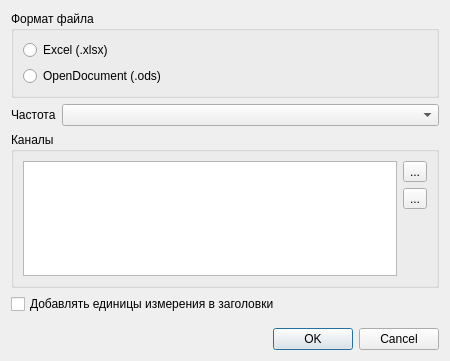
<?xml version="1.0" encoding="UTF-8"?>
<ui version="4.0">
 <class>ArchiveTableExportDialog</class>
 <widget class="QDialog" name="ArchiveTableExportDialog">
  <property name="geometry">
   <rect>
    <x>0</x>
    <y>0</y>
    <width>450</width>
    <height>361</height>
   </rect>
  </property>
  <property name="minimumSize">
   <size>
    <width>450</width>
    <height>0</height>
   </size>
  </property>
  <property name="windowTitle">
   <string>Экспорт таблицы</string>
  </property>
  <layout class="QVBoxLayout" name="verticalLayout">
   <item>
    <widget class="QGroupBox" name="formatGroupBox">
     <property name="title">
      <string>Формат файла</string>
     </property>
     <layout class="QVBoxLayout" name="verticalLayout_3">
      <item>
       <widget class="QRadioButton" name="xlsxRadioButton">
        <property name="text">
         <string>Excel (.xlsx)</string>
        </property>
       </widget>
      </item>
      <item>
       <widget class="QRadioButton" name="odsRadioButton">
        <property name="text">
         <string>OpenDocument (.ods)</string>
        </property>
       </widget>
      </item>
     </layout>
    </widget>
   </item>
   <item>
    <layout class="QFormLayout" name="frequencyFormLayout">
     <property name="fieldGrowthPolicy">
      <enum>QFormLayout::FieldGrowthPolicy::AllNonFixedFieldsGrow</enum>
     </property>
     <item row="0" column="0">
      <widget class="QLabel" name="frequencyLabel">
       <property name="text">
        <string>Частота</string>
       </property>
      </widget>
     </item>
     <item row="0" column="1">
      <widget class="QComboBox" name="frequencyComboBox"/>
     </item>
    </layout>
   </item>
   <item>
    <widget class="QGroupBox" name="channelsGroupBox">
     <property name="title">
      <string>Каналы</string>
     </property>
     <layout class="QHBoxLayout" name="horizontalLayout">
      <item>
       <widget class="QTableWidget" name="channelsTableWidget"/>
      </item>
      <item>
       <layout class="QVBoxLayout" name="channelsVerticalLayout">
        <item>
         <widget class="QToolButton" name="moveUpButton">
          <property name="text">
           <string>...</string>
          </property>
          <property name="icon">
           <iconset theme="QIcon::ThemeIcon::GoUp"/>
          </property>
         </widget>
        </item>
        <item>
         <widget class="QToolButton" name="moveDownButton">
          <property name="text">
           <string>...</string>
          </property>
          <property name="icon">
           <iconset theme="QIcon::ThemeIcon::GoDown"/>
          </property>
         </widget>
        </item>
        <item>
         <spacer name="channelsVerticalSpacer">
          <property name="orientation">
           <enum>Qt::Orientation::Vertical</enum>
          </property>
          <property name="sizeHint" stdset="0">
           <size>
            <width>20</width>
            <height>40</height>
           </size>
          </property>
         </spacer>
        </item>
       </layout>
      </item>
     </layout>
    </widget>
   </item>
   <item>
    <widget class="QCheckBox" name="showUnitsCheckBox">
     <property name="text">
      <string>Добавлять единицы измерения в заголовки</string>
     </property>
    </widget>
   </item>
   <item>
    <spacer name="bottomVerticalSpacer">
     <property name="orientation">
      <enum>Qt::Orientation::Vertical</enum>
     </property>
     <property name="sizeType">
      <enum>QSizePolicy::Policy::Fixed</enum>
     </property>
     <property name="sizeHint" stdset="0">
      <size>
       <width>0</width>
       <height>8</height>
      </size>
     </property>
    </spacer>
   </item>
   <item>
    <widget class="QDialogButtonBox" name="buttonBox">
     <property name="orientation">
      <enum>Qt::Orientation::Horizontal</enum>
     </property>
     <property name="standardButtons">
      <set>QDialogButtonBox::StandardButton::Cancel|QDialogButtonBox::StandardButton::Ok</set>
     </property>
    </widget>
   </item>
  </layout>
 </widget>
 <resources/>
 <connections>
  <connection>
   <sender>buttonBox</sender>
   <signal>accepted()</signal>
   <receiver>ArchiveTableExportDialog</receiver>
   <slot>accept()</slot>
   <hints>
    <hint type="sourcelabel">
     <x>248</x>
     <y>254</y>
    </hint>
    <hint type="destinationlabel">
     <x>157</x>
     <y>274</y>
    </hint>
   </hints>
  </connection>
  <connection>
   <sender>buttonBox</sender>
   <signal>rejected()</signal>
   <receiver>ArchiveTableExportDialog</receiver>
   <slot>reject()</slot>
   <hints>
    <hint type="sourcelabel">
     <x>316</x>
     <y>260</y>
    </hint>
    <hint type="destinationlabel">
     <x>286</x>
     <y>274</y>
    </hint>
   </hints>
  </connection>
 </connections>
</ui>
